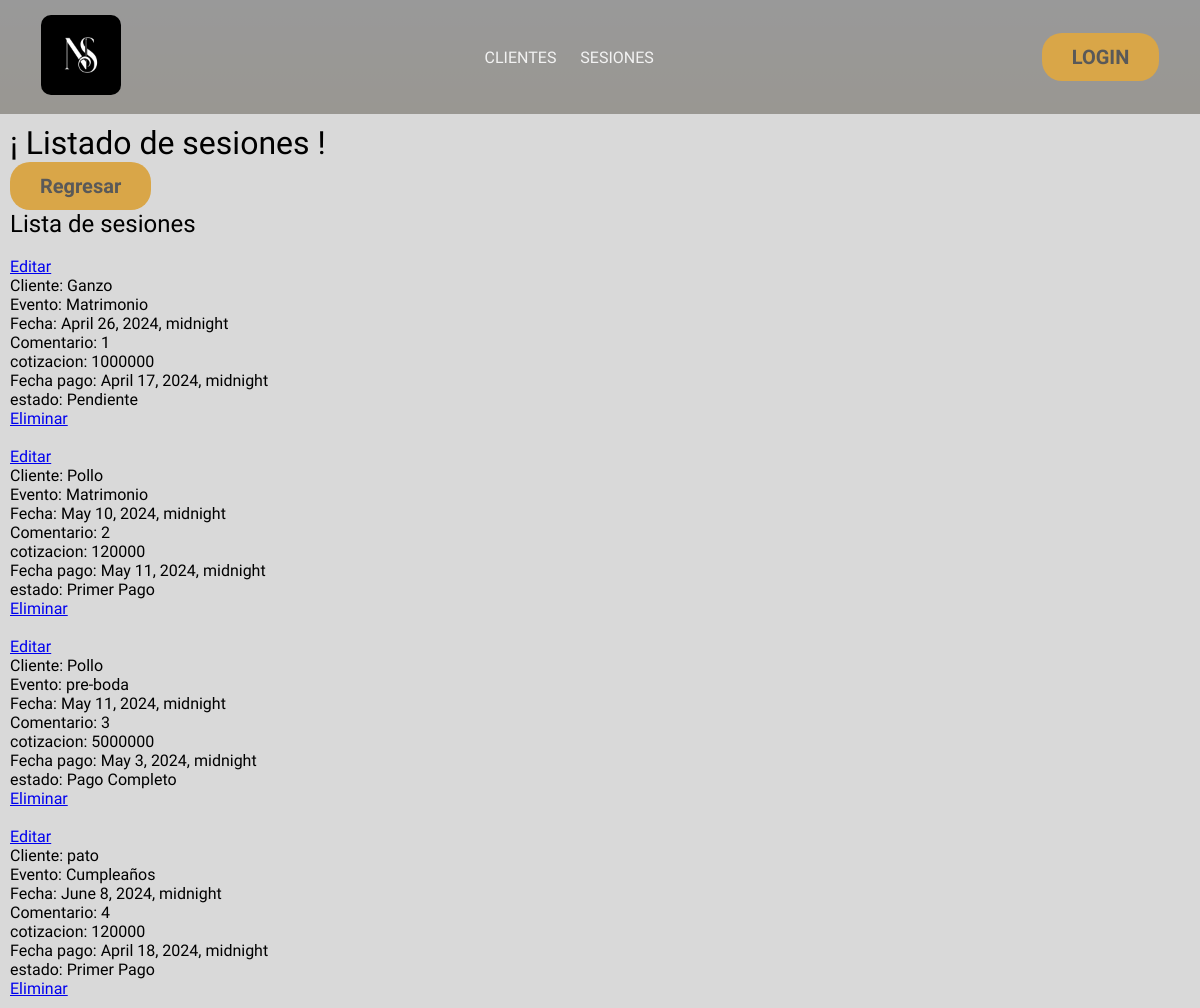
Before: /formulario/lista_sesiones/ with the older database file.
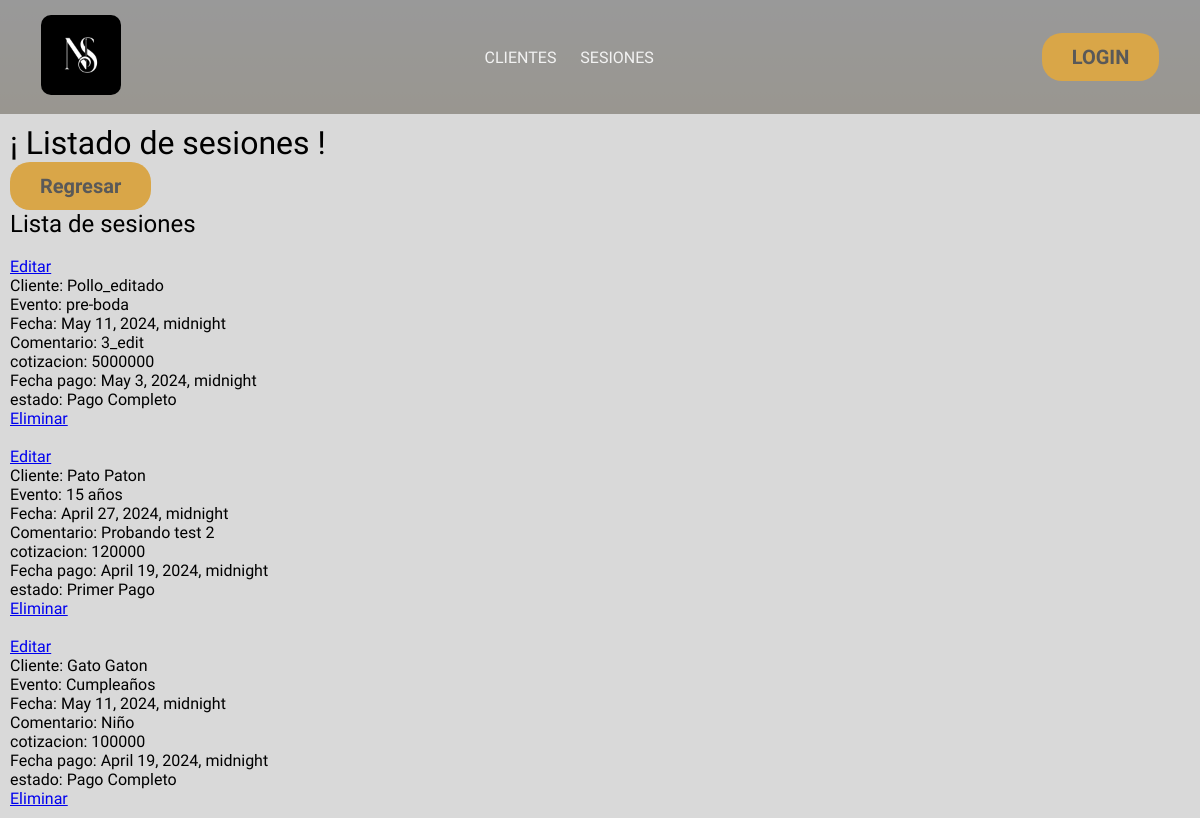
After: the same page with the newer database file.
### formulario/models.py (models this page shows)
class Sesion(models.Model):
  ses_date        = models.DateTimeField(verbose_name='Fecha del evento')
  ses_comment     = models.TextField(verbose_name='Comentarios')
  cotizacion      = models.IntegerField(verbose_name='Cotizacion')
  pay_date        = models.DateTimeField(verbose_name='Fecha de pago')
  usuario         = models.ForeignKey(Usuario, on_delete=models.CASCADE,verbose_name='Cliente')
  event_type      = models.ForeignKey(Event_type, on_delete=models.CASCADE,verbose_name='Tipo de evento')
  pay_status      = models.ForeignKey(Status, on_delete=models.CASCADE,verbose_name='Estado de pago')

class Usuario(models.Model):
  user_doc        = models.IntegerField(verbose_name='Numero de documento')
  user_name       = models.CharField(max_length=40, blank= False, null= False,verbose_name= 'Nombre')
  user_email      = models.EmailField(verbose_name='Correo electronico')
  user_phone      = models.IntegerField(verbose_name='Numero de teléfono')
  fecha_registro  = models.DateTimeField (verbose_name='Fecha de registro',auto_now_add=True)
  def __str__(self):
    return self.user_name

class Event_type(models.Model):
  type      = models.CharField(max_length=30, null=False, blank=False,verbose_name='Nuevo evento')
  def __str__(self):
    return self.type

class Status(models.Model):
  nombre    = models.CharField(max_length=30, null=False, blank=False,verbose_name='Nuevo estado de pago')
  def __str__(self):
    return self.nombre

### formulario/views.py (the view)
# urls.py: path('lista_sesiones/',         views.sesiones_list,  name="lista_sesiones"),
def sesiones_list(request):
  lista_sesiones = Sesion.objects.all()
  return render(request, '1.administrador/lista_sesiones.html', {
    'lista_sesiones': lista_sesiones
  })

### templates/1.administrador/lista_sesiones.html (shortened to what this page needs)
{% extends "layouts/app.html" %}
{% block content %}
<h1>¡ Listado de sesiones !</h1>
{% endblock content %}
{% block registrar %}
<form action="{% url "admin_sesiones" %}">
  <button type="submit"> Regresar </button>
</form>
<h2> Lista de sesiones </h2>
<ul>
  {% for sesion in lista_sesiones %}
  <li>
    <br>
    <a href="{% url "editar_sesion" sesion.id %}"> Editar </a>
    <p>
      Cliente:    {{sesion.usuario}}<br>
      Evento:     {{sesion.event_type}}<br>
      Fecha:      {{sesion.ses_date}}<br>
      Comentario: {{sesion.ses_comment}}<br>
      cotizacion: {{sesion.cotizacion}}<br>
      Fecha pago: {{sesion.pay_date}}<br>
      estado:     {{sesion.pay_status}}<br>
    </p>
    <a href="{% url "delete_sesion" sesion.id %}"> Eliminar </a>
  </li>
  {% endfor %}
</ul>
{% endblock registrar %}

Changed rows visible on the page:
removed Sesion: usuario "Ganzo", event_type "Matrimonio", ses_date "April 26, 2024, midnight", ses_comment "1", cotizacion "1000000", pay_date "April 17, 2024, midnight", pay_status "Pendiente"
removed Sesion: usuario "Pollo", event_type "Matrimonio", ses_date "May 10, 2024, midnight", ses_comment "2", cotizacion "120000", pay_date "May 11, 2024, midnight", pay_status "Primer Pago"
removed Sesion: usuario "pato", event_type "Cumpleaños", ses_date "June 8, 2024, midnight", ses_comment "4", cotizacion "120000", pay_date "April 18, 2024, midnight", pay_status "Primer Pago"
changed Sesion "pre-boda": usuario "Pollo" → "Pollo_editado"; ses_comment "3" → "3_edit"
added Sesion: usuario "Pato Paton", event_type "15 años", ses_date "April 27, 2024, midnight", ses_comment "Probando test 2", cotizacion "120000", pay_date "April 19, 2024, midnight", pay_status "Primer Pago"
added Sesion: usuario "Gato Gaton", event_type "Cumpleaños", ses_date "May 11, 2024, midnight", ses_comment "Niño", cotizacion "100000", pay_date "April 19, 2024, midnight", pay_status "Pago Completo"
